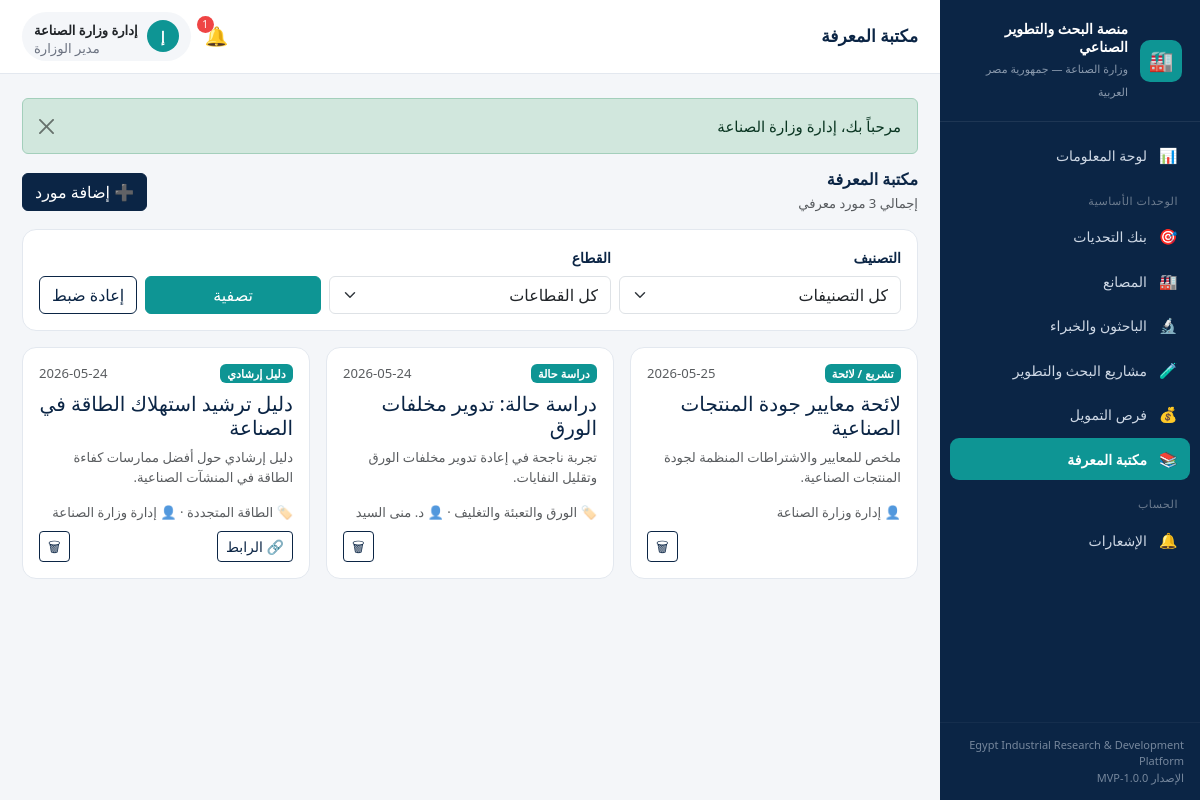
/public/knowledge (signed in), run on the app's committed database.
### tables this page shows
CREATE TABLE `knowledge_resources` (
  `id`          INT UNSIGNED NOT NULL AUTO_INCREMENT,
  `title`       VARCHAR(220) NOT NULL,
  `category`    ENUM('research','patent','case_study','regulation','funding','guide') NOT NULL DEFAULT 'research',
  `sector_id`   INT UNSIGNED NULL,
  `description` TEXT NULL,
  `file_path`   VARCHAR(255) NULL,
  `link`        VARCHAR(255) NULL,
  `uploaded_by` INT UNSIGNED NULL,
  `created_at`  DATETIME NOT NULL DEFAULT CURRENT_TIMESTAMP,
  PRIMARY KEY (`id`),
  KEY `idx_kr_category` (`category`),
  KEY `idx_kr_sector` (`sector_id`),
  CONSTRAINT `fk_kr_sector` FOREIGN KEY (`sector_id`) REFERENCES `sectors`(`id`) ON DELETE SET NULL,
  CONSTRAINT `fk_kr_user` FOREIGN KEY (`uploaded_by`) REFERENCES `users`(`id`) ON DELETE SET NULL
);

CREATE TABLE `users` (
  `id`         INT UNSIGNED NOT NULL AUTO_INCREMENT,
  `name`       VARCHAR(150) NOT NULL,
  `email`      VARCHAR(190) NOT NULL,
  `password`   VARCHAR(255) NOT NULL,
  `role`       ENUM('admin','factory','researcher','expert','investor') NOT NULL DEFAULT 'factory',
  `phone`      VARCHAR(40)  NULL,
  `is_active`  TINYINT(1)   NOT NULL DEFAULT 1,
  `created_at` DATETIME     NOT NULL DEFAULT CURRENT_TIMESTAMP,
  PRIMARY KEY (`id`),
  UNIQUE KEY `uq_users_email` (`email`)
);

CREATE TABLE `sectors` (
  `id`      INT UNSIGNED NOT NULL AUTO_INCREMENT,
  `name_ar` VARCHAR(120) NOT NULL,
  `name_en` VARCHAR(120) NULL,
  PRIMARY KEY (`id`)
);

### app/controllers/KnowledgeController.php (called while the page is built, shortened)
<?php
class KnowledgeController extends Controller
{
    public function index(): void
    {
        $kM = $this->model('KnowledgeResource');
        $filters = [];
        $this->view('knowledge/index', [
            'resources' => $kM->allWithRefs($filters),
            'sectors'   => $this->model('Sector')->all(),
            'filters'   => $filters,
        ]);
    }
}

### app/core/Router.php (called while the page is built, shortened)
<?php
class Router
{
    public function dispatch(): void
    {
        $url = $this->parseUrl();
        $action         = !empty($url[1]) ? $url[1] : 'index';
        $params         = array_slice($url, 2);
        $controller = new $controllerName();
        call_user_func_array([$controller, $action], $params);
    }
    private function parseUrl(): array
    {
        $url = $_GET['url'] ?? '';
        $url = rtrim($url, '/');
        $url = filter_var($url, FILTER_SANITIZE_URL);
        return explode('/', $url);
    }
}

### public/index.php (called while the page is built, shortened)
<?php
require_once APP_PATH . '/core/Database.php';
require_once APP_PATH . '/core/Model.php';
require_once APP_PATH . '/core/Router.php';
require_once APP_PATH . '/helpers/functions.php';
require_once APP_PATH . '/helpers/Auth.php';
$router = new Router();
$router->dispatch();

### app/helpers/Auth.php (called while the page is built, shortened)
<?php
class Auth
{
    public static function user(): ?array
    {
        return $_SESSION['user'] ?? null;
    }
    public static function id(): ?int
    {
        return $_SESSION['user']['id'] ?? null;
    }
    public static function role(): ?string
    {
        return $_SESSION['user']['role'] ?? null;
    }
    public static function isAdmin(): bool
    {
        return self::role() === 'admin';
    }
    public static function roleLabel(?string $role = null): string
    {
        $role = $role ?? self::role();
        return [
            'admin'      => 'مدير الوزارة',
            'factory'    => 'مصنع',
            'researcher' => 'باحث / جامعة',
            'expert'     => 'خبير / استشاري',
            'investor'   => 'مستثمر / جهة تمويل',
        ][$role] ?? $role ?? '';
    }
}

### app/core/Model.php (called while the page is built, shortened)
<?php
abstract class Model
{
    protected PDO $db;
    protected string $table = '';
    public function __construct()
    {
        $this->db = Database::getConnection();
    }
    protected function query(string $sql, array $params = []): array
    {
        $stmt = $this->db->prepare($sql);
        $stmt->execute($params);
        return $stmt->fetchAll();
    }
    protected function scalar(string $sql, array $params = [])
    {
        $stmt = $this->db->prepare($sql);
        $stmt->execute($params);
        return $stmt->fetchColumn();
    }
    public function count(string $where = '', array $params = []): int
    {
        $sql = "SELECT COUNT(*) FROM {$this->table}";
        if ($where !== '') {
            $sql .= " WHERE {$where}";
        }
        return (int) $this->scalar($sql, $params);
    }
}

### app/core/Database.php (called while the page is built)
<?php
class Database
{
    private static ?PDO $instance = null;
    public static function getConnection(): PDO
    {
        if (self::$instance === null) {
            $dsn = sprintf(
                'mysql:host=%s;port=%s;dbname=%s;charset=%s',
                DB_HOST,
                DB_PORT,
                DB_NAME,
                DB_CHARSET
            );
            $options = [
                PDO::ATTR_ERRMODE            => PDO::ERRMODE_EXCEPTION,
                PDO::ATTR_DEFAULT_FETCH_MODE => PDO::FETCH_ASSOC,
                PDO::ATTR_EMULATE_PREPARES   => false,
            ];
            try {
                self::$instance = new PDO($dsn, DB_USER, DB_PASS, $options);
                self::$instance->exec("SET NAMES utf8mb4 COLLATE utf8mb4_unicode_ci");
            } catch (PDOException $e) {
                if (APP_DEBUG) {
                    die('Database connection failed: ' . $e->getMessage());
                }
                die('تعذّر الاتصال بقاعدة البيانات. يرجى مراجعة الإعدادات.');
            }
        }
        return self::$instance;
    }
}

### app/models/KnowledgeResource.php (called while the page is built, shortened)
<?php
class KnowledgeResource extends Model
{
    public function allWithRefs(array $filters = []): array
    {
        $sql = "SELECT k.*, s.name_ar AS sector_name, u.name AS uploader_name
                FROM knowledge_resources k
                LEFT JOIN sectors s ON s.id = k.sector_id
                LEFT JOIN users u ON u.id = k.uploaded_by";
        $params = [];
        $sql .= ' ORDER BY k.id DESC';
        return $this->query($sql, $params);
    }
}

### app/models/Notification.php (called while the page is built, shortened)
<?php
class Notification extends Model
{
    public function unreadCount(int $userId): int
    {
        return $this->count('user_id = ? AND is_read = 0', [$userId]);
    }
}

### app/views/knowledge/index.php (the view, shortened to what this page needs)
<?php
$pageTitle = 'مكتبة المعرفة';
?>
<div class="page-head d-flex justify-content-between align-items-center mb-3">
    <div>
        <h2 class="section-title mb-1">مكتبة المعرفة</h2>
        <p class="text-muted small mb-0">إجمالي <?= count($resources) ?> مورد معرفي</p>
    </div>
    <?php if (in_array(Auth::role(), ['admin', 'researcher', 'expert', 'investor'], true)): ?>
        <a href="<?= url('knowledge/create') ?>" class="btn btn-primary">➕ إضافة مورد</a>
    <?php endif; ?>
</div>
<div class="card mb-3">
    <div class="card-body">
        <form method="get" action="<?= url('knowledge') ?>" class="row g-2 align-items-end">
            <div class="col-md-4">
                <label class="form-label small">التصنيف</label>
                <select name="category" class="form-select">
                    <option value="">كل التصنيفات</option>
                </select>
            </div>
            <div class="col-md-4">
                <label class="form-label small">القطاع</label>
                <select name="sector_id" class="form-select">
                    <option value="">كل القطاعات</option>
                </select>
            </div>
            <div class="col-md-4 d-flex gap-2">
                <button class="btn btn-teal flex-grow-1">تصفية</button>
                <a href="<?= url('knowledge') ?>" class="btn btn-outline-navy">إعادة ضبط</a>
            </div>
        </form>
    </div>
</div>
<div class="row g-3">
    <?php if (empty($resources)): ?>
        <div class="col-12"><div class="card"><div class="card-body"><div class="empty-state p-4"><div class="ico">📚</div><p>لا توجد موارد مطابقة.</p></div></div></div></div>
    <?php else: foreach ($resources as $r): ?>
        <div class="col-md-6 col-xl-4">
            <div class="card h-100">
                <div class="card-body d-flex flex-column">
                    <div class="d-flex justify-content-between align-items-start mb-2">
                        <span class="badge bg-teal"><?= e(knowledge_category_label($r['category'])) ?></span>
                        <small class="text-muted"><?= fmt_date($r['created_at']) ?></small>
                    </div>
                    <h5 class="text-navy"><?= e($r['title']) ?></h5>
                    <p class="text-muted small flex-grow-1"><?= e(mb_substr($r['description'] ?? '', 0, 140)) ?><?= mb_strlen($r['description'] ?? '') > 140 ? '…' : '' ?></p>
                    <div class="small text-muted mb-2">
                        <?php if (!empty($r['sector_name'])): ?>🏷️ <?= e($r['sector_name']) ?> · <?php endif; ?>
                        👤 <?= e($r['uploader_name'] ?? '—') ?>
                    </div>
                    <div class="d-flex gap-2">
                        <?php if (!empty($r['link'])): ?>
                            <a href="<?= e($r['link']) ?>" target="_blank" rel="noopener" class="btn btn-outline-navy btn-sm">🔗 الرابط</a>
                        <?php endif; ?>
                        <?php if (Auth::isAdmin()): ?>
                            <form method="post" action="<?= url('knowledge/destroy/' . $r['id']) ?>" class="ms-auto"
                                  data-confirm="حذف هذا المورد؟">
                                <button class="btn btn-outline-navy btn-sm">🗑</button>
                            </form>
                        <?php endif; ?>
                    </div>
                </div>
            </div>
        </div>
    <?php endforeach; endif; ?>
</div>

### app/views/partials/topbar.php (shortened to what this page needs)
<?php
$u = Auth::user();
$initial = mb_substr($u['name'] ?? '؟', 0, 1, 'UTF-8');
require_once APP_PATH . '/models/Notification.php';
$unread = (new Notification())->unreadCount(Auth::id());
$pt = $pageTitle ?? 'لوحة المعلومات';
?>
<header class="topbar">
    <div class="d-flex align-items-center gap-2">
        <h1 class="page-title"><?= e($pt) ?></h1>
    </div>
    <div class="topbar-actions">
        <a href="<?= url('notification') ?>" class="bell" title="الإشعارات">
            🔔
            <?php if ($unread > 0): ?>
                <span class="count"><?= $unread > 99 ? '99+' : $unread ?></span>
            <?php endif; ?>
        </a>
        <div class="dropdown">
            <a href="#" class="user-chip text-decoration-none text-dark" data-bs-toggle="dropdown" aria-expanded="false">
                <span class="avatar"><?= e($initial) ?></span>
                <span class="d-none d-md-block text-end">
                    <strong style="font-size:13px"><?= e($u['name']) ?></strong>
                    <small><?= e(Auth::roleLabel()) ?></small>
                </span>
            </a>
        </div>
    </div>
</header>

### public/assets/css/style.css (style rules this page uses)
:root { --eg-navy: #0b2545; --eg-navy-700: #13315c; --eg-teal: #0e9594; --eg-teal-600: #0c807f; --eg-light: #f4f6f9; --eg-gray: #e3e8ef; --eg-text: #1f2937; --eg-muted: #6b7280; --eg-white: #ffffff; --sidebar-w: 260px; }
* { box-sizing: border-box; }
body { font-family: "Segoe UI", "Tahoma", "Cairo", system-ui, -apple-system, sans-serif; background: var(--eg-light); color: var(--eg-text); margin: 0; font-size: 15px; }
a { text-decoration: none; }
.topbar { background: var(--eg-white); border-bottom: 1px solid var(--eg-gray); padding: 12px 22px; display: flex; align-items: center; justify-content: space-between; position: sticky; top: 0; z-index: 1020; }
.topbar .page-title { font-size: 17px; font-weight: 700; color: var(--eg-navy); margin: 0; }
.topbar .topbar-actions { display: flex; align-items: center; gap: 14px; }
.user-chip { display: flex; align-items: center; gap: 9px; background: var(--eg-light); padding: 6px 12px; border-radius: 30px; }
.user-chip .avatar { width: 32px; height: 32px; border-radius: 50%; background: var(--eg-teal); color: #fff; display: flex; align-items: center; justify-content: center; font-weight: 700; font-size: 14px; }
.user-chip small { color: var(--eg-muted); display: block; line-height: 1.1; }
.bell { position: relative; color: var(--eg-navy); font-size: 19px; }
.bell .count { position: absolute; top: -6px; left: -8px; background: #ef4444; color: #fff; font-size: 10px; border-radius: 10px; padding: 1px 5px; min-width: 17px; text-align: center; }
.bg-teal { background: var(--eg-teal) !important; }
.text-navy { color: var(--eg-navy) !important; }
.card { border: 1px solid var(--eg-gray); border-radius: 14px; }
.section-title { font-size: 16px; font-weight: 700; color: var(--eg-navy); margin: 0; }
.btn-primary { background: var(--eg-navy); border-color: var(--eg-navy); }
.btn-teal { background: var(--eg-teal); border-color: var(--eg-teal); color: #fff; }
.btn-outline-navy { color: var(--eg-navy); border-color: var(--eg-navy); }
.form-label { font-weight: 600; font-size: 14px; color: var(--eg-navy); }

### data on the page
knowledge_resources: id "1", category "دليل إرشادي", created_at "2026-05-24", title "دليل ترشيد استهلاك الطاقة في الصناعة", description "دليل إرشادي حول أفضل ممارسات كفاءة الطاقة في المنشآت الصناعية.", sector.name_ar "الطاقة المتجددة", uploaded_by.name "إدارة وزارة الصناعة"
knowledge_resources: category "تشريع / لائحة", created_at "2026-05-25", title "لائحة معايير جودة المنتجات الصناعية", description "ملخص للمعايير والاشتراطات المنظمة لجودة المنتجات الصناعية.", uploaded_by.name "إدارة وزارة الصناعة"
knowledge_resources: category "دراسة حالة", created_at "2026-05-24", title "دراسة حالة: تدوير مخلفات الورق", description "تجربة ناجحة في إعادة تدوير مخلفات الورق وتقليل النفايات.", sector.name_ar "الورق والتعبئة والتغليف", uploaded_by.name "د. منى السيد"

### other printed values
APP_NAME_EN "Egypt Industrial Research & Development Platform"
APP_VERSION "1.0.0-MVP"
$pt "مكتبة المعرفة"
$initial "إ"
$u['name'] "إدارة وزارة الصناعة"
Auth::roleLabel() "مدير الوزارة"
$msg "مرحباً بك، إدارة وزارة الصناعة"
